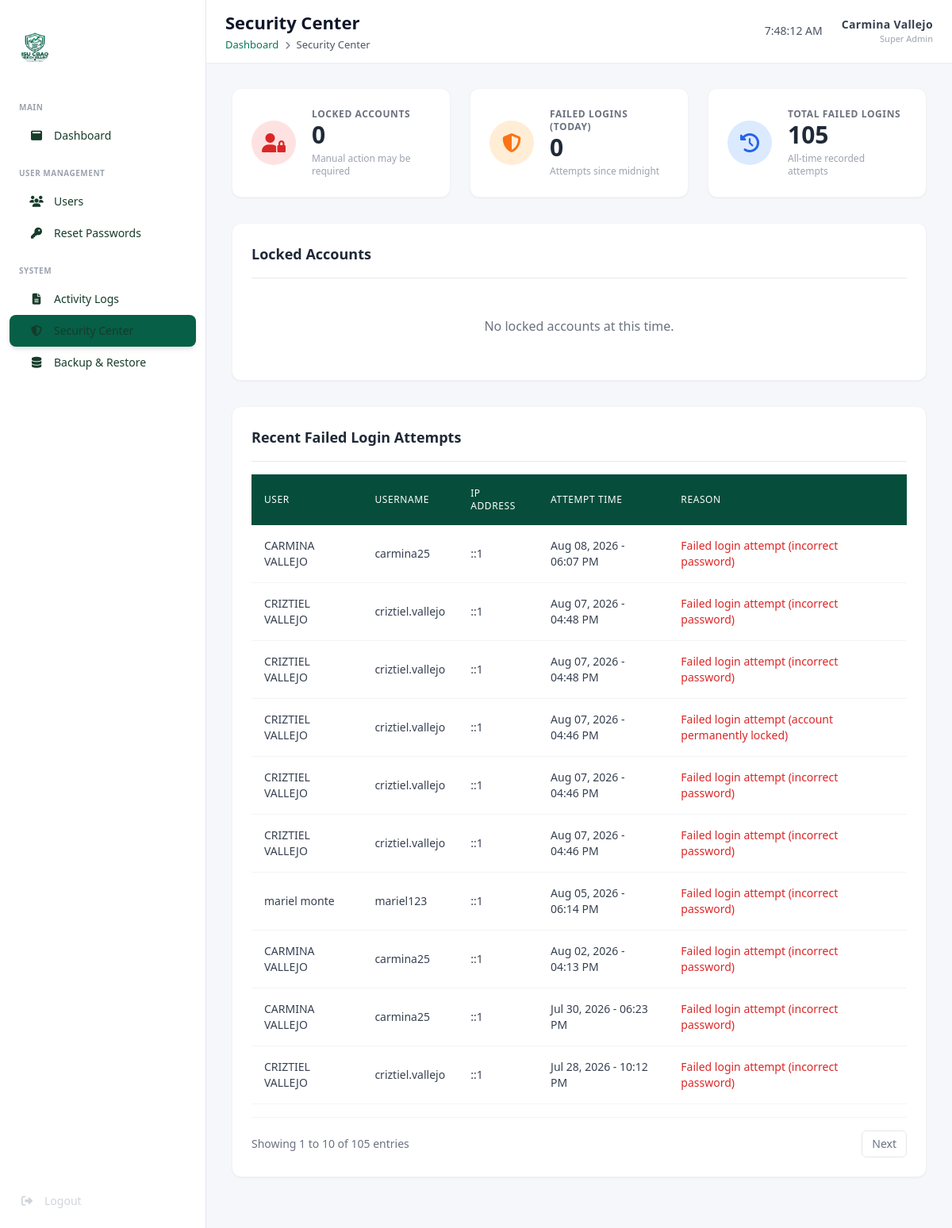
The page /pages/superadmin/security_center.php (signed in) on the database its author committed.
### tables this page shows
CREATE TABLE `activity_logs` (
  `id` int(11) NOT NULL AUTO_INCREMENT,
  `user_id` int(11) NOT NULL,
  `fullname` varchar(150) NOT NULL,
  `username` varchar(100) NOT NULL,
  `role` enum('Super Admin','Admin','Viewer') NOT NULL,
  `action` varchar(255) NOT NULL,
  `ip_address` varchar(45) DEFAULT NULL,
  `created_at` timestamp NULL DEFAULT current_timestamp(),
  `module` varchar(100) DEFAULT NULL,
  PRIMARY KEY (`id`),
  KEY `user_id` (`user_id`),
  CONSTRAINT `activity_logs_ibfk_1` FOREIGN KEY (`user_id`) REFERENCES `users` (`id`)
);

### includes/superadmin_functions.php (called while the page is built, shortened)
<?php
function getFailedLoginAttempts($conn, $limit = 10, $offset = 0) {
    $query = "SELECT * FROM activity_logs WHERE action LIKE '%failed login%' OR action LIKE '%wrong password%' ORDER BY created_at DESC LIMIT ? OFFSET ?";
    $stmt = $conn->prepare($query);
    $stmt->bind_param("ii", $limit, $offset);
    $stmt->execute();
    $result = $stmt->get_result();
    $logs = [];
    while ($row = $result->fetch_assoc()) {
        $logs[] = $row;
    }
    return $logs;
}
function countFailedLoginAttempts($conn, $todayOnly = false) {
    $query = "
        SELECT COUNT(*) AS total
        FROM activity_logs
        WHERE action LIKE 'Failed login%'
    ";
    if ($todayOnly) {
        $query .= " AND DATE(created_at) = CURDATE()";
    }
    $result = $conn->query($query);
    return $result ? (int)($result->fetch_assoc()['total'] ?? 0) : 0;
}
function getLockedAccounts($conn) {
    $query = "
        SELECT
            id,
            firstname,
            lastname,
            username,
            email,
            role,
            lock_until,
            is_permanently_locked,
            failed_attempts
        FROM users
        WHERE (lock_until IS NOT NULL AND lock_until > NOW()) OR is_permanently_locked = 1
    ";
    $result = $conn->query($query);
    $accounts = [];
    return $accounts;
}
function formatTimestamp($timestamp) {
    return date('M d, Y - h:i A', strtotime($timestamp));
}

### pages/superadmin/security_center.php (the view, shortened to what this page needs)
<?php
require_once "../../config/database.php";
require_once "../../includes/superadmin_functions.php";
$page = isset($_GET['page']) ? (int)$_GET['page'] : 1;
$limit = 10;
$offset = ($page - 1) * $limit;
$failedLogins = getFailedLoginAttempts($conn, $limit, $offset);
$totalFailedLogins = countFailedLoginAttempts($conn, false);
$totalPages = ceil($totalFailedLogins / $limit);
$lockedAccounts = getLockedAccounts($conn);
?>
<!DOCTYPE html>
<html lang="en">
<head>
    <script src="https://cdn.tailwindcss.com?plugins=forms"></script>
    <link rel="stylesheet" href="https://cdnjs.cloudflare.com/ajax/libs/font-awesome/6.4.0/css/all.min.css">
</head>
<body class="bg-[#f0f4f5] flex h-screen font-sans overflow-hidden">
<?php include_once "sidebar.php"; ?>
    <main class="flex-1 overflow-y-auto flex flex-col" id="main-content">
        <?php include_once "topbar.php"; ?>
        <div class="p-6 md:p-8 flex-1">
            <div class="grid grid-cols-1 sm:grid-cols-2 lg:grid-cols-3 gap-6 mb-8">
                <div class="bg-white rounded-xl shadow-sm border border-gray-100 p-6 flex items-center gap-5">
                    <div class="w-14 h-14 rounded-full bg-red-100 flex items-center justify-center text-red-600 text-2xl shrink-0"><i class="fa-solid fa-user-lock"></i></div>
                    <div>
                        <p class="text-xs font-bold text-gray-500 uppercase tracking-wider">Locked Accounts</p>
                        <h2 class="text-3xl font-bold text-gray-800"><?php echo count($lockedAccounts); ?></h2>
                        <p class="text-xs text-gray-400 mt-1">Manual action may be required</p>
                    </div>
                </div>
                <div class="bg-white rounded-xl shadow-sm border border-gray-100 p-6 flex items-center gap-5">
                    <div class="w-14 h-14 rounded-full bg-orange-100 flex items-center justify-center text-orange-500 text-2xl shrink-0"><i class="fa-solid fa-shield-halved"></i></div>
                    <div>
                        <p class="text-xs font-bold text-gray-500 uppercase tracking-wider">Failed Logins (Today)</p>
                        <h2 class="text-3xl font-bold text-gray-800"><?php echo countFailedLoginAttempts($conn, true); ?></h2>
                        <p class="text-xs text-gray-400 mt-1">Attempts since midnight</p>
                    </div>
                </div>
                <div class="bg-white rounded-xl shadow-sm border border-gray-100 p-6 flex items-center gap-5">
                    <div class="w-14 h-14 rounded-full bg-blue-100 flex items-center justify-center text-blue-600 text-2xl shrink-0"><i class="fa-solid fa-clock-rotate-left"></i></div>
                    <div>
                        <p class="text-xs font-bold text-gray-500 uppercase tracking-wider">Total Failed Logins</p>
                        <h2 class="text-3xl font-bold text-gray-800"><?php echo $totalFailedLogins; ?></h2>
                        <p class="text-xs text-gray-400 mt-1">All-time recorded attempts</p>
                    </div>
                </div>
            </div>
            <div class="bg-white rounded-xl shadow-sm border border-gray-100 p-6 mb-8">
                <h2 class="text-lg font-bold text-gray-800 mb-4 pb-4 border-b">Locked Accounts</h2>
                <?php if (!empty($lockedAccounts)): ?>
                    <div class="overflow-x-auto">
                        <table class="w-full text-left border-collapse">
                            <thead>
                                <tr class="bg-brand-dark text-white text-xs uppercase tracking-wider">
                                    <th class="p-4 font-medium">User</th>
                                    <th class="p-4 font-medium text-center">Role</th>
                                    <th class="p-4 font-medium">Lock Type</th>
                                    <th class="p-4 font-medium">Last IP</th>
                                    <th class="p-4 font-medium text-center">Attempts</th>
                                    <th class="p-4 font-medium">Time Remaining</th>
                                    <th class="p-4 font-medium text-center">Action</th>
                                </tr>
                            </thead>
                            <tbody class="text-sm text-gray-700">
                                <?php foreach ($lockedAccounts as $account): ?>
                                    <?php
                                        $is_permanent = (bool)$account['is_permanently_locked'];
                                        $lock_type_class = $is_permanent ? 'bg-red-100 text-red-600' : 'bg-yellow-100 text-yellow-600';
                                        $lock_type_label = $is_permanent ? 'Permanent' : 'Temporary';
                                    ?>
                                    <tr class="border-b border-gray-100 hover:bg-gray-50">
                                        <td class="p-4 font-medium"><?php echo htmlspecialchars($account['firstname'] . ' ' . $account['lastname']); ?></td>
                                        <td class="p-4 text-center"><?php echo htmlspecialchars($account['role'] ?? 'N/A'); ?></td>
                                        <td class="p-4">
                                            <span class="<?php echo $lock_type_class; ?> px-3 py-1 rounded-full text-xs font-medium"><?php echo $lock_type_label; ?></span>
                                        </td>
                                        <td class="p-4 font-mono"><?php echo htmlspecialchars($account['last_ip'] ?? 'N/A'); ?></td>
                                        <td class="p-4 text-center font-mono"><?php echo htmlspecialchars($account['failed_attempts']); ?></td>
                                        <td class="p-4">
                                            <span class="time-remaining font-medium text-red-600">
                                                <?php echo $is_permanent ? 'Manual unlock required' : getTimeUntilUnlock($account['lock_until']); ?>
                                                <?php if (!$is_permanent && !empty($account['lock_until'])): ?>
                                                    <span class="countdown-timer" data-unlock-time="<?php echo (new DateTime($account['lock_until']))->getTimestamp(); ?>"></span>
                                                <?php endif; ?>
                                            </span>
                                        </td>
                                        <td class="p-4 text-center">
                                            <?php if ($is_permanent): ?>
                                                <a href="?unlock_id=<?php echo $account['id']; ?>" class="bg-green-500 hover:bg-green-600 text-white px-4 py-1.5 rounded-lg text-xs font-medium" onclick="return confirm('Unlock this account?')">
                                                    <i class="fa-solid fa-lock-open mr-1"></i> Unlock
                                                </a>
                                            <?php else: ?>
                                                <button class="bg-gray-300 text-white px-4 py-1.5 rounded-lg text-xs font-medium cursor-not-allowed" disabled>Waiting...</button>
                                            <?php endif; ?>
                                        </td>
                                    </tr>
                                <?php endforeach; ?>
                            </tbody>
                        </table>
                    </div>
                <?php else: ?>
                    <p class="text-center text-gray-500 py-8">No locked accounts at this time.</p>
                <?php endif; ?>
            </div>
            <div class="bg-white rounded-xl shadow-sm border border-gray-100 p-6 mb-8">
                <h2 class="text-lg font-bold text-gray-800 mb-4 pb-4 border-b">Recent Failed Login Attempts</h2>
                <?php if (!empty($failedLogins)): ?>
                    <div class="overflow-x-auto">
                        <table class="w-full text-left border-collapse">
                            <thead>
                                <tr class="bg-brand-dark text-white text-xs uppercase tracking-wider">
                                    <th class="p-4 font-medium">User</th>
                                    <th class="p-4 font-medium">Username</th>
                                    <th class="p-4 font-medium">IP Address</th>
                                    <th class="p-4 font-medium">Attempt Time</th>
                                    <th class="p-4 font-medium">Reason</th>
                                </tr>
                            </thead>
                            <tbody class="text-sm text-gray-700">
                                <?php foreach ($failedLogins as $attempt): ?>
                                    <tr class="border-b border-gray-100 hover:bg-gray-50">
                                        <td class="p-4 font-medium"><?php echo htmlspecialchars($attempt['fullname'] ?? 'Unknown'); ?></td>
                                        <td class="p-4"><?php echo htmlspecialchars($attempt['username'] ?? 'N/A'); ?></td>
                                        <td class="p-4"><?php echo htmlspecialchars($attempt['ip_address']); ?></td>
                                        <td class="p-4"><?php echo formatTimestamp($attempt['created_at']); ?></td>
                                        <td class="p-4 text-red-600"><?php echo htmlspecialchars($attempt['action']); ?></td>
                                    </tr>
                                <?php endforeach; ?>
                            </tbody>
                        </table>
                        <div class="flex items-center justify-between mt-4 pt-4 border-t border-gray-100">
                            <p class="text-sm text-gray-500">
                                Showing <?php echo $totalFailedLogins > 0 ? $offset + 1 : 0; ?> to <?php echo min($offset + $limit, $totalFailedLogins); ?> of <?php echo $totalFailedLogins; ?> entries
                            </p>
                            <div class="flex gap-2">
                                <?php if ($page < $totalPages): ?>
                                    <a href="?page=<?php echo $page + 1; ?>" class="px-3 py-1.5 text-sm text-gray-500 border border-gray-200 rounded-md hover:bg-gray-50">Next</a>
                                <?php endif; ?>
                            </div>
                        </div>
                    </div>
                <?php else: ?>
                    <p class="text-center text-gray-500 py-8">No failed login attempts recorded.</p>
                <?php endif; ?>
            </div>
        </div>
    </main>
</body>
</html>

### rows shown on the page
activity_logs: fullname "CARMINA VALLEJO", username "carmina25", ip_address "::1", created_at "Aug 08, 2026 - 06:07 PM", action "Failed login attempt (incorrect password)"
activity_logs: fullname "CRIZTIEL VALLEJO", username "criztiel.vallejo", ip_address "::1", created_at "Aug 07, 2026 - 04:48 PM", action "Failed login attempt (incorrect password)"
activity_logs: fullname "CRIZTIEL VALLEJO", username "criztiel.vallejo", ip_address "::1", created_at "Aug 07, 2026 - 04:48 PM", action "Failed login attempt (incorrect password)"
activity_logs: fullname "CRIZTIEL VALLEJO", username "criztiel.vallejo", ip_address "::1", created_at "Aug 07, 2026 - 04:46 PM", action "Failed login attempt (account permanently locked)"
activity_logs: fullname "CRIZTIEL VALLEJO", username "criztiel.vallejo", ip_address "::1", created_at "Aug 07, 2026 - 04:46 PM", action "Failed login attempt (incorrect password)"
activity_logs: fullname "CRIZTIEL VALLEJO", username "criztiel.vallejo", ip_address "::1", created_at "Aug 07, 2026 - 04:46 PM", action "Failed login attempt (incorrect password)"
activity_logs: fullname "mariel monte", username "mariel123", ip_address "::1", created_at "Aug 05, 2026 - 06:14 PM", action "Failed login attempt (incorrect password)"
activity_logs: fullname "CARMINA VALLEJO", username "carmina25", ip_address "::1", created_at "Aug 02, 2026 - 04:13 PM", action "Failed login attempt (incorrect password)"
activity_logs: fullname "CARMINA VALLEJO", username "carmina25", ip_address "::1", created_at "Jul 30, 2026 - 06:23 PM", action "Failed login attempt (incorrect password)"
activity_logs: fullname "CRIZTIEL VALLEJO", username "criztiel.vallejo", ip_address "::1", created_at "Jul 28, 2026 - 10:12 PM", action "Failed login attempt (incorrect password)"

### other values the page prints
$pageTitle "Security Center"
$breadcrumb['name'] "Security Center"
$_SESSION['fullname'] "Carmina Vallejo"
$_SESSION['role'] "Super Admin"
count($lockedAccounts) "0"
countFailedLoginAttempts($conn, true) "0"
$totalFailedLogins "105"
$offset + 1 "1"
min($offset + $limit, $totalFailedLogins) "10"
